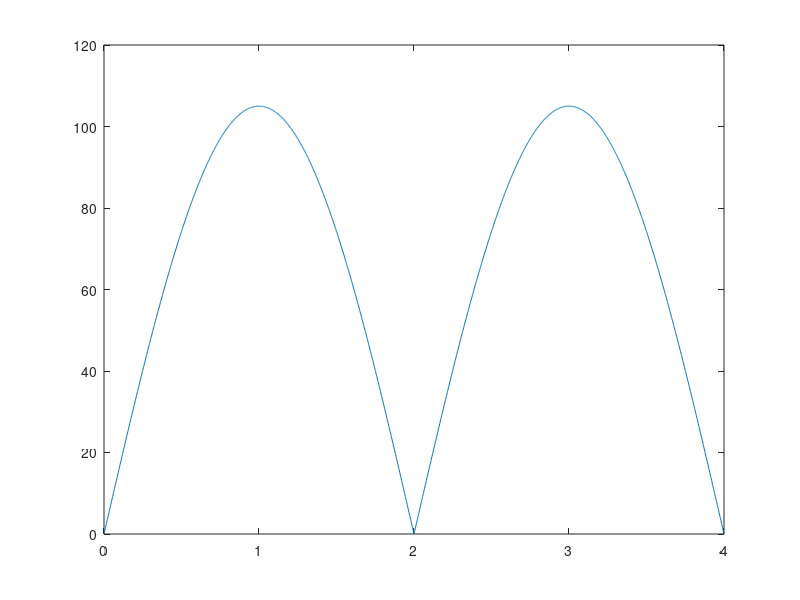

The MATLAB script that drew this image:
T=4;%perioada semnalului neredresat
t=0:0.002:T %%perioada de 5 secunde, cu rezolutia temporara de 2ms;
%pentru 20ms respectiv 200ms, inlocuim cu 0.02, respectiv 0.2
a=105; %amplitudinea semnalului 
s=abs(a*sin(2*pi*t*1/T)); %functia pentru semnalul dorit, semnal sinusoidal redresat dubla alternanta
plot(t,s);

